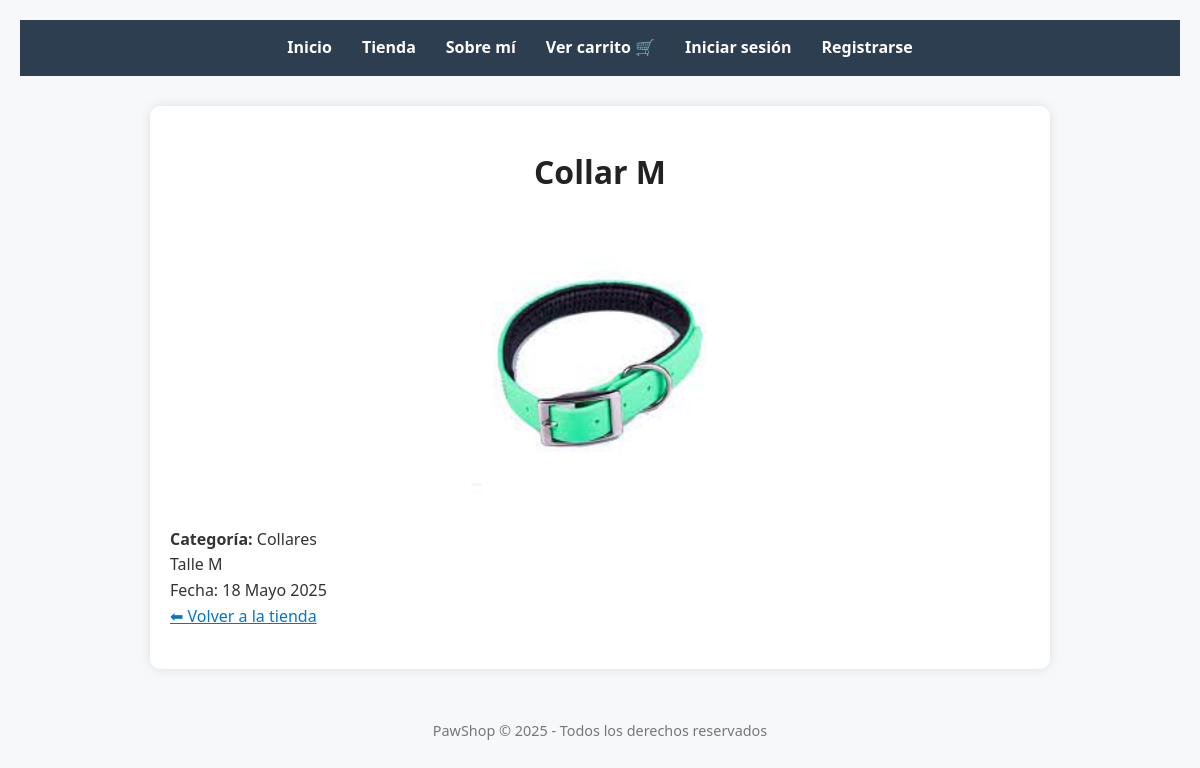
The app's page /productos/4/ with its own data.
### products/models.py (models this page shows, shortened)
class Producto(models.Model):
    nombre = models.CharField(max_length=100)
    categoria = models.CharField(max_length=100)
    descripcion = RichTextField()
    imagen = models.ImageField(upload_to='productos/')
    fecha_publicacion = models.DateField(default=timezone.now)

### products/views.py (the view)
# urls.py: path('productos/<int:pk>/', ProductDetailView.as_view(), name='detalle_producto'),
class ProductDetailView(DetailView):
    model = Producto
    template_name = 'products/product_detail.html'
    context_object_name = 'producto'

### templates/products/product_detail.html (shortened to what this page needs)
{% extends 'base.html' %}
{% block content %}
    <h1>{{ producto.nombre }}</h1>
    <img src="{{ producto.imagen.url }}" width="300">
    <p><strong>Categoría:</strong> {{ producto.categoria }}</p>
    <p>{{ producto.descripcion|safe }}</p>
    <p>Fecha: {{ producto.fecha_publicacion }}</p>
    <a href="/productos/">⬅ Volver a la tienda</a>
{% endblock %}

### static/css/styles.css (style rules this page uses)
* { margin: 0; padding: 0; box-sizing: border-box; }
body { font-family: 'Segoe UI', sans-serif; background-color: #f6f8fa; color: #333; line-height: 1.6; padding: 20px; }
h1, h2 { text-align: center; color: #222; margin-bottom: 20px; }
a { color: #0077cc; }
img { max-width: 100%; height: auto; display: block; margin: 10px auto; }

### records on screen
Producto: nombre "Collar M", imagen (picture), categoria "Collares", descripcion "Talle M", fecha_publicacion "18 Mayo 2025"
